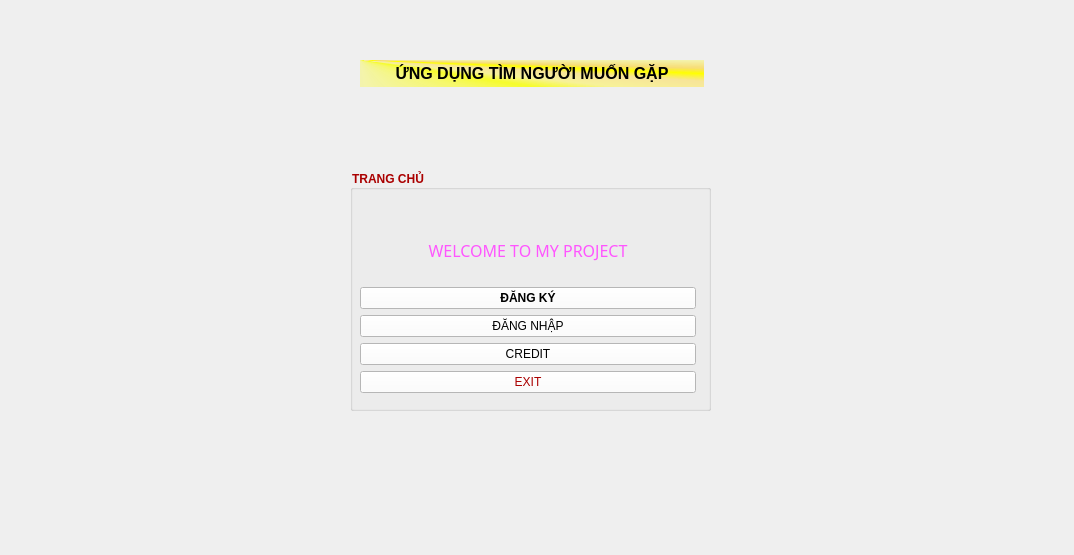
<?xml version="1.0" encoding="UTF-8"?>
<ui version="4.0">
 <class>Home_Page</class>
 <widget class="QMainWindow" name="Home_Page">
  <property name="geometry">
   <rect>
    <x>0</x>
    <y>0</y>
    <width>1074</width>
    <height>555</height>
   </rect>
  </property>
  <property name="windowTitle">
   <string>MainWindow</string>
  </property>
  <widget class="QWidget" name="centralwidget">
   <widget class="QLabel" name="title_label">
    <property name="geometry">
     <rect>
      <x>360</x>
      <y>60</y>
      <width>344</width>
      <height>27</height>
     </rect>
    </property>
    <property name="font">
     <font>
      <pointsize>12</pointsize>
      <bold>true</bold>
     </font>
    </property>
    <property name="mouseTracking">
     <bool>true</bool>
    </property>
    <property name="styleSheet">
     <string notr="true">background-color: qconicalgradient(cx:0, cy:0, angle:135, stop:0 rgba(255, 255, 0, 69), stop:0.375 rgba(255, 255, 0, 69), stop:0.423533 rgba(251, 255, 0, 145), stop:0.45 rgba(247, 255, 0, 208), stop:0.477581 rgba(255, 244, 71, 130), stop:0.518717 rgba(255, 218, 71, 130), stop:0.55 rgba(255, 255, 0, 255), stop:0.57754 rgba(255, 203, 0, 130), stop:0.625 rgba(255, 255, 0, 69), stop:1 rgba(255, 255, 0, 69));
color: rgb(0, 0, 0);</string>
    </property>
    <property name="text">
     <string>&lt;html&gt;&lt;head/&gt;&lt;body&gt;&lt;p align=&quot;center&quot;&gt;ỨNG DỤNG TÌM NGƯỜI MUỐN GẶP&lt;/p&gt;&lt;/body&gt;&lt;/html&gt;</string>
    </property>
   </widget>
   <widget class="QGroupBox" name="home_page_box">
    <property name="geometry">
     <rect>
      <x>350</x>
      <y>170</y>
      <width>361</width>
      <height>241</height>
     </rect>
    </property>
    <property name="font">
     <font>
      <bold>true</bold>
     </font>
    </property>
    <property name="styleSheet">
     <string notr="true">color: rgb(170, 0, 0);</string>
    </property>
    <property name="title">
     <string>TRANG CHỦ</string>
    </property>
    <widget class="QWidget" name="verticalLayoutWidget">
     <property name="geometry">
      <rect>
       <x>10</x>
       <y>50</y>
       <width>336</width>
       <height>173</height>
      </rect>
     </property>
     <layout class="QVBoxLayout" name="verticalLayout">
      <item>
       <widget class="QLabel" name="title_label_1">
        <property name="font">
         <font>
          <family>Showcard Gothic</family>
          <pointsize>12</pointsize>
          <italic>false</italic>
          <bold>false</bold>
         </font>
        </property>
        <property name="styleSheet">
         <string notr="true">color: rgb(255, 85, 255);
font: 12pt &quot;Showcard Gothic&quot;;</string>
        </property>
        <property name="text">
         <string>&lt;html&gt;&lt;head/&gt;&lt;body&gt;&lt;p align=&quot;center&quot;&gt;&lt;span style=&quot; font-size:12pt;&quot;&gt;WELCOME TO MY PROJECT&lt;/span&gt;&lt;/p&gt;&lt;/body&gt;&lt;/html&gt;</string>
        </property>
       </widget>
      </item>
      <item>
       <widget class="QPushButton" name="signup_button">
        <property name="font">
         <font>
          <family>Segoe UI</family>
          <pointsize>9</pointsize>
          <italic>false</italic>
          <bold>true</bold>
         </font>
        </property>
        <property name="styleSheet">
         <string notr="true">background-color: rgb(255, 255, 255);
font: 700 9pt &quot;Segoe UI&quot;;
color: rgb(0, 0, 0);</string>
        </property>
        <property name="text">
         <string>ĐĂNG KÝ</string>
        </property>
       </widget>
      </item>
      <item>
       <widget class="QPushButton" name="signin_button">
        <property name="styleSheet">
         <string notr="true">color: rgb(0, 0, 0);
font: 700 9pt &quot;Segoe UI&quot;;
background-color: rgb(255, 255, 255);</string>
        </property>
        <property name="text">
         <string>ĐĂNG NHẬP</string>
        </property>
       </widget>
      </item>
      <item>
       <widget class="QPushButton" name="credit_button">
        <property name="styleSheet">
         <string notr="true">color: rgb(0, 0, 0);
background-color: rgb(255, 255, 255);
font: 700 9pt &quot;Segoe UI&quot;;</string>
        </property>
        <property name="text">
         <string>CREDIT</string>
        </property>
       </widget>
      </item>
      <item>
       <widget class="QPushButton" name="exit_button">
        <property name="styleSheet">
         <string notr="true">color: rgb(170, 0, 0);
background-color: rgb(255, 255, 255);
font: 700 9pt &quot;Segoe UI&quot;;</string>
        </property>
        <property name="text">
         <string>EXIT</string>
        </property>
       </widget>
      </item>
     </layout>
    </widget>
   </widget>
  </widget>
  <widget class="QMenuBar" name="menubar">
   <property name="geometry">
    <rect>
     <x>0</x>
     <y>0</y>
     <width>1074</width>
     <height>25</height>
    </rect>
   </property>
  </widget>
 </widget>
 <resources/>
 <connections/>
</ui>
